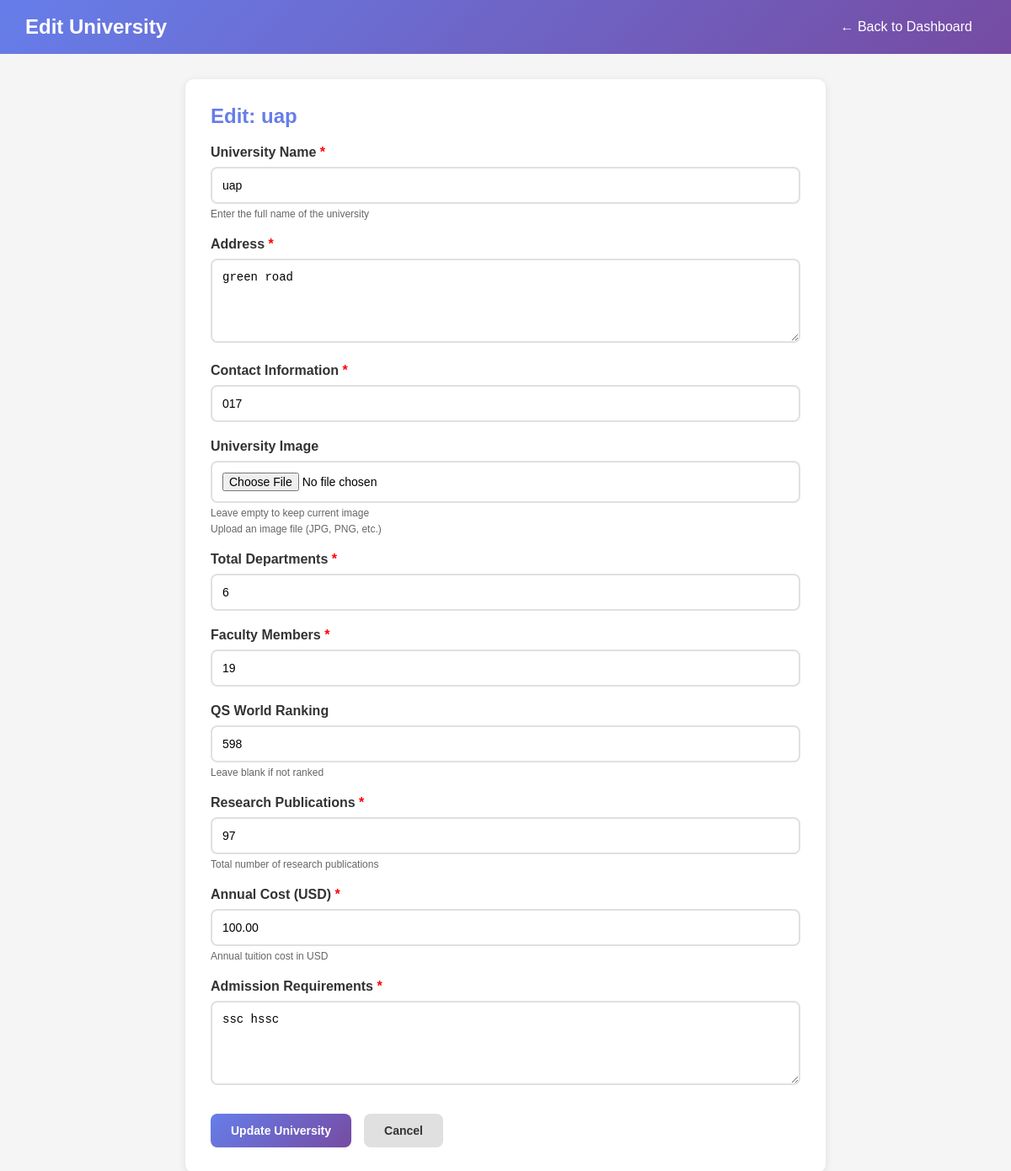
Screenshot of /dashboard/edit/1/ (signed in) with the database file from the repository.
### universities/models.py (models this page shows, shortened)
class University(models.Model):
    name = models.CharField(max_length=200)
    address = models.TextField()
    contact = models.CharField(max_length=100)
    total_departments = models.IntegerField()
    faculty = models.IntegerField()
    qs_ranking = models.IntegerField(null=True, blank=True)
    publications = models.IntegerField(default=0)
    cost = models.DecimalField(max_digits=10, decimal_places=2)
    admission_requirements = models.TextField()
    image = models.ImageField(upload_to='universities/', blank=True, null=True, help_text="Upload university image")
    created_at = models.DateTimeField(auto_now_add=True)
    updated_at = models.DateTimeField(auto_now=True)
    class Meta:
        verbose_name_plural = "Universities"
        ordering = ['name']

### custom_admin/views.py (the view)
# urls.py: path('edit/<int:pk>/', views.edit_university, name='edit_university'),
@login_required
@user_passes_test(is_staff_user)
def edit_university(request, pk):
    university = get_object_or_404(University, pk=pk)
    if request.method == 'POST':
        form = UniversityForm(request.POST, request.FILES, instance=university)
        if form.is_valid():
            university = form.save()
            messages.success(request, f'University "{university.name}" updated successfully!')
            return redirect('custom_admin:dashboard')
        else:
            messages.error(request, 'Please correct the errors below.')
    else:
        form = UniversityForm(instance=university)
    context = {
        'form': form,
        'university': university
    }
    return render(request, 'edit_university.html', context)

### custom_admin/views.py (called while the page is built)
def is_staff_user(user):
    return user.is_staff or user.is_superuser

### templates/edit_university.html (shortened to what this page needs)
<!DOCTYPE html>
<html lang="en">
<head>
</head>
<body>
    <nav class="navbar">
        <h1> Edit University</h1>
        <a href="{% url 'custom_admin:dashboard' %}">← Back to Dashboard</a>
    </nav>
    <div class="container">
        <div class="form-card">
            <h2>Edit: {{ university.name }}</h2>
            <form method="POST" enctype="multipart/form-data">
                {% for field in form %}
                <div class="form-group">
                    <label for="{{ field.id_for_label }}">
                        {{ field.label }}
                        {% if field.field.required %}<span style="color: red;">*</span>{% endif %}
                    </label>
                    {{ field }}
                    {% if field.name == 'image' %}
                    <small style="color: #666; font-size: 12px; display: block; margin-top: 5px;">
                        Leave empty to keep current image
                    </small>
                    {% endif %}
                    {% if field.help_text %}
                    <small style="color: #666; font-size: 12px; display: block; margin-top: 5px;">
                        {{ field.help_text }}
                    </small>
                    {% endif %}
                </div>
                {% endfor %}
                <div class="form-actions">
                    <button type="submit" class="btn btn-primary">Update University</button>
                    <a href="{% url 'custom_admin:dashboard' %}" class="btn btn-secondary">Cancel</a>
                </div>
            </form>
        </div>
    </div>
</body>
</html>

### templates/edit_university.html (style rules this page uses)
* { margin: 0; padding: 0; box-sizing: border-box; }
body { font-family: Arial, sans-serif; background: #f5f5f5; }
.navbar { background: linear-gradient(135deg, #667eea 0%, #764ba2 100%); color: white; padding: 15px 30px; display: flex; justify-content: space-between; align-items: center; }
.navbar h1 { font-size: 24px; }
.navbar a { color: white; text-decoration: none; padding: 8px 16px; }
.container { max-width: 800px; margin: 30px auto; padding: 0 20px; }
.form-card { background: white; border-radius: 10px; box-shadow: 0 2px 10px rgba(0,0,0,0.1); padding: 30px; }
.form-card h2 { color: #667eea; margin-bottom: 20px; }
.form-group { margin-bottom: 20px; }
.form-group label { display: block; color: #333; font-weight: bold; margin-bottom: 8px; }
.form-group input, .form-group textarea { width: 100%; padding: 12px; border: 2px solid #e0e0e0; border-radius: 8px; font-size: 14px; }
.form-group textarea { min-height: 100px; resize: vertical; }
.form-actions { display: flex; gap: 15px; margin-top: 30px; }
.btn { padding: 12px 24px; border: none; border-radius: 8px; font-size: 14px; font-weight: bold; cursor: pointer; text-decoration: none; display: inline-block; }
.btn-primary { background: linear-gradient(135deg, #667eea 0%, #764ba2 100%); color: white; }
.btn-secondary { background: #e0e0e0; color: #333; }

### rows the page displays
University: name "uap", form "uap" "green road" "017" "6" "19" "598" "97" "100.00" "ssc hssc"

### other values shown
{{ field.label }} "University Name" "Address" "Contact Information" "University Image" "Total Departments" "Faculty Members" "QS World Ranking" "Research Publications" "Annual Cost (USD)" "Admission Requirements"
{{ field.help_text }} "Enter the full name of the university" "Upload an image file (JPG, PNG, etc.)" "Leave blank if not ranked" "Total number of research publications" "Annual tuition cost in USD"
